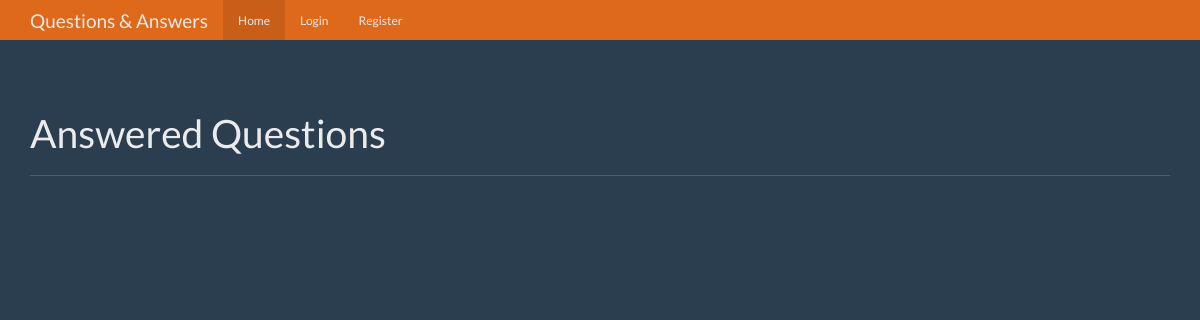
Before: / with the older database file.
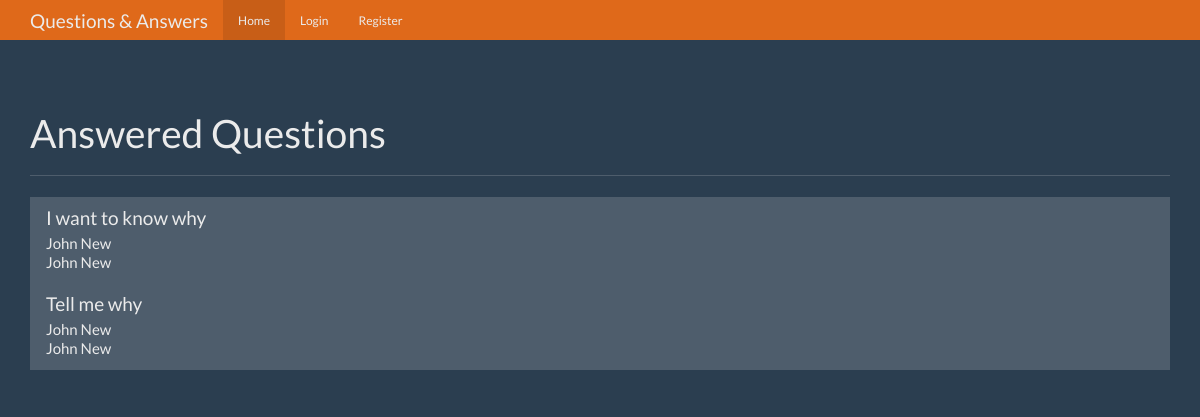
After: the same page with the newer database file.
### tables this page shows
CREATE TABLE questions (
    id integer primary key,
    question_text text not null,
    answer_text text,
    asked_by_id integer not null,
    expert_id integer not null
);

CREATE TABLE users (
    id integer primary key,
    name text not null,
    password text not null,
    expert boolean not null,
    admin boolean not null 
);

### app.py (the view)
@app.route('/')
def index():
    user = get_current_user()
    db = get_db()
    questions_cur = db.execute('select questions.id as question_id, questions.question_text, askers.name as asker_name, experts.name as expert_name from questions join users as askers on askers.id = questions.asked_by_id join users as experts on experts.id = questions.expert_id where questions.answer_text is not null')
    questions_result = questions_cur.fetchall()
    return render_template('home.html', user=user, questions=questions_result)

### app.py (called while the page is built)
def get_current_user():
    user_result = None
    if 'user' in session:
        user = session['user']
        db = get_db()
        user_cur = db.execute('select id, name, password, expert, admin from users where name = ?', [user])
        user_result = user_cur.fetchone()
    return user_result

### database.py (called while the page is built)
def connect_db():
    sql = sqlite3.connect('C:/Users/broersma/Documents/questions_app/questions.db')
    sql.row_factory = sqlite3.Row
    return sql

def get_db():
    if not hasattr(g, 'sqlite_db'):
        g.sqlite_db = connect_db()
    return g.sqlite_db

### templates/home.html
{% extends 'base.html' %}
{% block body %}
    <div class="container theme-showcase" role="main">
      <div class="page-header">
        <h1>Answered Questions</h1>
      </div>
      <div class="row">
        <div class="col-lg-12">
          <div class="list-group">
            {% for question in questions %}
            <a href="{{ url_for('question', question_id=question['question_id'])}}" class="list-group-item">
              <h4 class="list-group-item-heading">{{ question['question_text']}}</h4>
              <p class="list-group-item-text">{{ question["asker_name"] }}</p>
              <p class="list-group-item-text">{{ question['expert_name'] }}</p>
            </a>
            {% endfor %}
          </div>
        </div>
      </div>
    </div>
{% endblock %}

Changed rows visible on the page:
now on this page (row edited): questions: question_text "I want to know why", asker_name "John New", expert_name "John New"
now on this page (row edited): questions: question_text "Tell me why", asker_name "John New", expert_name "John New"
